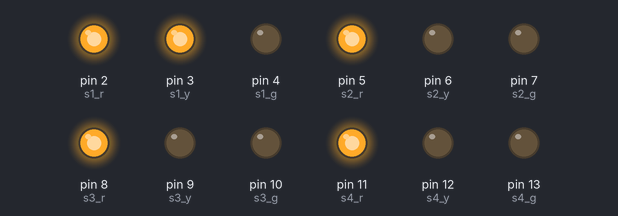
A sketch run on a simulated Arduino Uno, built with avr-gcc and run on an emulated ATmega328P. Parts: output pins drawn as LEDs (lit = HIGH).

Above: at 0.1 s.
At 1.1 s:
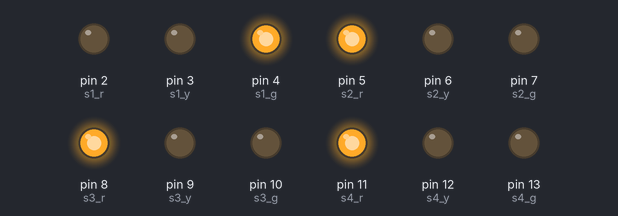
At 5.1 s:
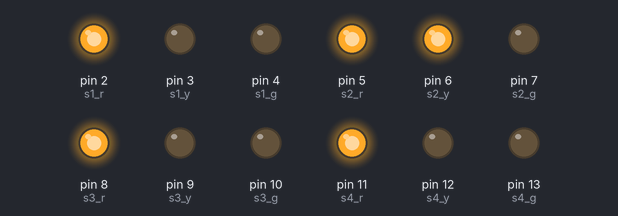
At 13.1 s:
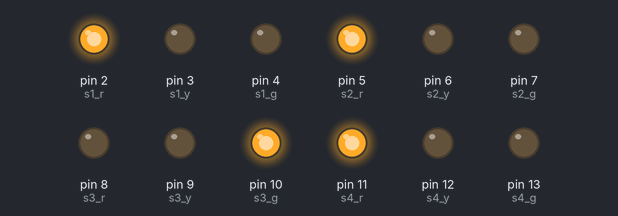
At 22.1 s:
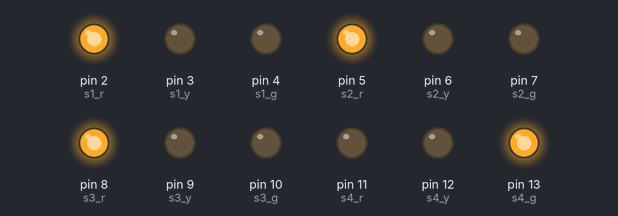
At 38.1 s:
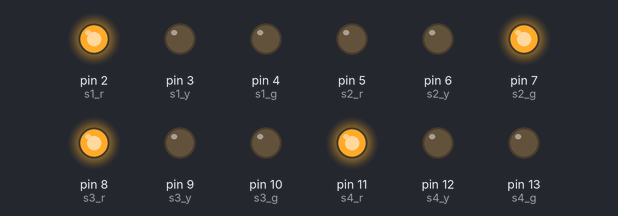
Timing chart, 0 to 39.6 s (numbered marks = the images above):
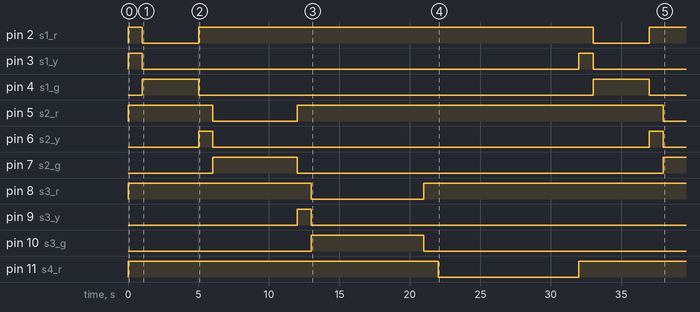

Measured:
- by itself, pin 2 (s1_r): alternates HIGH for 28.0 s and LOW for 4.0 s
- by itself, pin 3 (s1_y): HIGH → LOW at 1.0 s, → HIGH 31.0 s later, → LOW 1.0 s later
- by itself, pin 4 (s1_g): alternates HIGH for 4.0 s and LOW for 28.0 s
- by itself, pin 5 (s2_r): HIGH → LOW at 6.0 s, → HIGH 6.0 s later, → LOW 26.0 s later
- by itself, pin 6 (s2_y): alternates HIGH for 1.0 s and LOW for 31.0 s
- by itself, pin 7 (s2_g): LOW → HIGH at 6.0 s, → LOW 6.0 s later, → HIGH 26.0 s later
- by itself, pin 8 (s3_r): HIGH → LOW at 13.0 s, → HIGH 8.0 s later
- by itself, pin 9 (s3_y): LOW → HIGH at 12.0 s, → LOW 1.0 s later

The sketch:

Circuit.ino
```cpp
#define s1_r 2 // Green  Led Pin Out
#define s1_y 3 // Yellow Led Pin Out
#define s1_g 4 // Red    Led Pin Out

#define s2_r 5 // Green  Led Pin Out
#define s2_y 6 // Yellow Led Pin Out
#define s2_g 7 // Red    Led Pin Out

#define s3_r 8 // Green  Led Pin Out
#define s3_y 9 // Yellow Led Pin Out
#define s3_g 10// Red    Led Pin Out

#define s4_r 11// Green  Led Pin Out
#define s4_y 12// Yellow Led Pin Out
#define s4_g 13// Red    Led Pin Out

int G1_time = 4;  //Set singl 1 open time
int G2_time = 6;  //Set singl 2 open time
int G3_time = 8;  //Set singl 3 open time
int G4_time = 10; //Set singl 4 open time

int Y_time = 1; //Set All singl Wait time

int Mode=0;
int Second=0;
word MilliSecond=0;

void setup(){ // put your setup code here, to run once

pinMode(s1_r, OUTPUT);
pinMode(s1_y, OUTPUT);
pinMode(s1_g, OUTPUT);

pinMode(s2_r, OUTPUT);
pinMode(s2_y, OUTPUT);
pinMode(s2_g, OUTPUT);

pinMode(s3_r, OUTPUT);
pinMode(s3_y, OUTPUT);
pinMode(s3_g, OUTPUT);

pinMode(s4_r, OUTPUT);
pinMode(s4_y, OUTPUT);
pinMode(s4_g, OUTPUT);

noInterrupts();         // disable all interrupts
TCCR1A = 0;             // set entire TCCR1A register to 0  //set timer1 interrupt at 1kHz  // 1 ms
TCCR1B = 0;             // same for TCCR1B
TCNT1  = 0;             // set timer count for 1khz increments
OCR1A = 1999;           // = (16*10^6) / (1000*8) - 1
//had to use 16 bit timer1 for this bc 1999>255, but could switch to timers 0 or 2 with larger prescaler
// turn on CTC mode
TCCR1B |= (1 << WGM12); // Set CS11 bit for 8 prescaler
TCCR1B |= (1 << CS11);  // enable timer compare interrupt
TIMSK1 |= (1 << OCIE1A);
interrupts();           // enable

Second = Y_time;
yellow(Mode);
delay(100); // Waiting for a while
}

void loop(){

if(Mode==0 && Second==0){Second=G1_time; Mode=1; Open(Mode);}
if(Mode==1 && Second==0){Second=Y_time;  Mode=2; yellow(Mode);}

if(Mode==2 && Second==0){Second=G2_time; Mode=3; Open(Mode);}
if(Mode==3 && Second==0){Second=Y_time;  Mode=4; yellow(Mode);}

if(Mode==4 && Second==0){Second=G3_time; Mode=5; Open(Mode);}
if(Mode==5 && Second==0){Second=Y_time;  Mode=6; yellow(Mode);}

if(Mode==6 && Second==0){Second=G4_time; Mode=7; Open(Mode);}
if(Mode==7 && Second==0){Second=Y_time;  Mode=0; yellow(Mode);}

delay(10);
}

void yellow(int y){
digitalWrite(s1_r, 1);
if(y==0){digitalWrite(s1_y, 1);}
       else{digitalWrite(s1_y, 0);}
digitalWrite(s1_g, 0);

digitalWrite(s2_r, 1);
if(y==2){digitalWrite(s2_y, 1);}
       else{digitalWrite(s2_y, 0);}
digitalWrite(s2_g, 0);

digitalWrite(s3_r, 1);
if(y==4){digitalWrite(s3_y, 1);}
       else{digitalWrite(s3_y, 0);}
digitalWrite(s3_g, 0);

digitalWrite(s4_r, 1);
if(y==6){digitalWrite(s4_y, 1);}
       else{digitalWrite(s4_y, 0);}
digitalWrite(s4_g, 0);
}

void Open(int Set){

digitalWrite(s1_y, 0);
if(Set==1){digitalWrite(s1_g, 1); digitalWrite(s1_r, 0);}
       else{digitalWrite(s1_g, 0); digitalWrite(s1_r, 1);}

digitalWrite(s2_y, 0);
if(Set==3){digitalWrite(s2_g, 1); digitalWrite(s2_r, 0);}
       else{digitalWrite(s2_g, 0); digitalWrite(s2_r, 1);}

digitalWrite(s3_y, 0);
if(Set==5){digitalWrite(s3_g, 1); digitalWrite(s3_r, 0);}
       else{digitalWrite(s3_g, 0); digitalWrite(s3_r, 1);}

digitalWrite(s4_y, 0);
if(Set==7){digitalWrite(s4_g, 1); digitalWrite(s4_r, 0);}
       else{digitalWrite(s4_g, 0); digitalWrite(s4_r, 1);}

}

ISR(TIMER1_COMPA_vect){
MilliSecond++;
if(MilliSecond >= 1000){MilliSecond = 0;
       Second = Second-1;
 }
}
```
